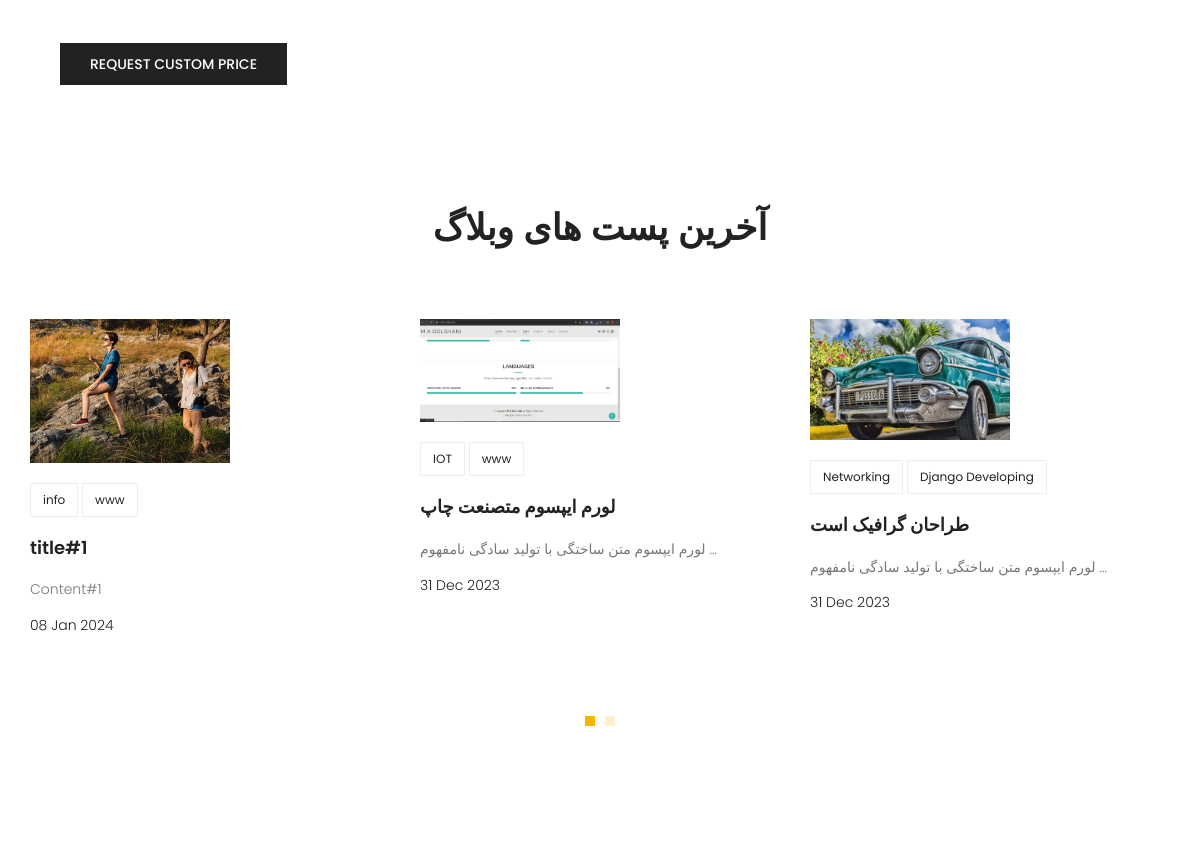
The app's page / (middle part), older data.
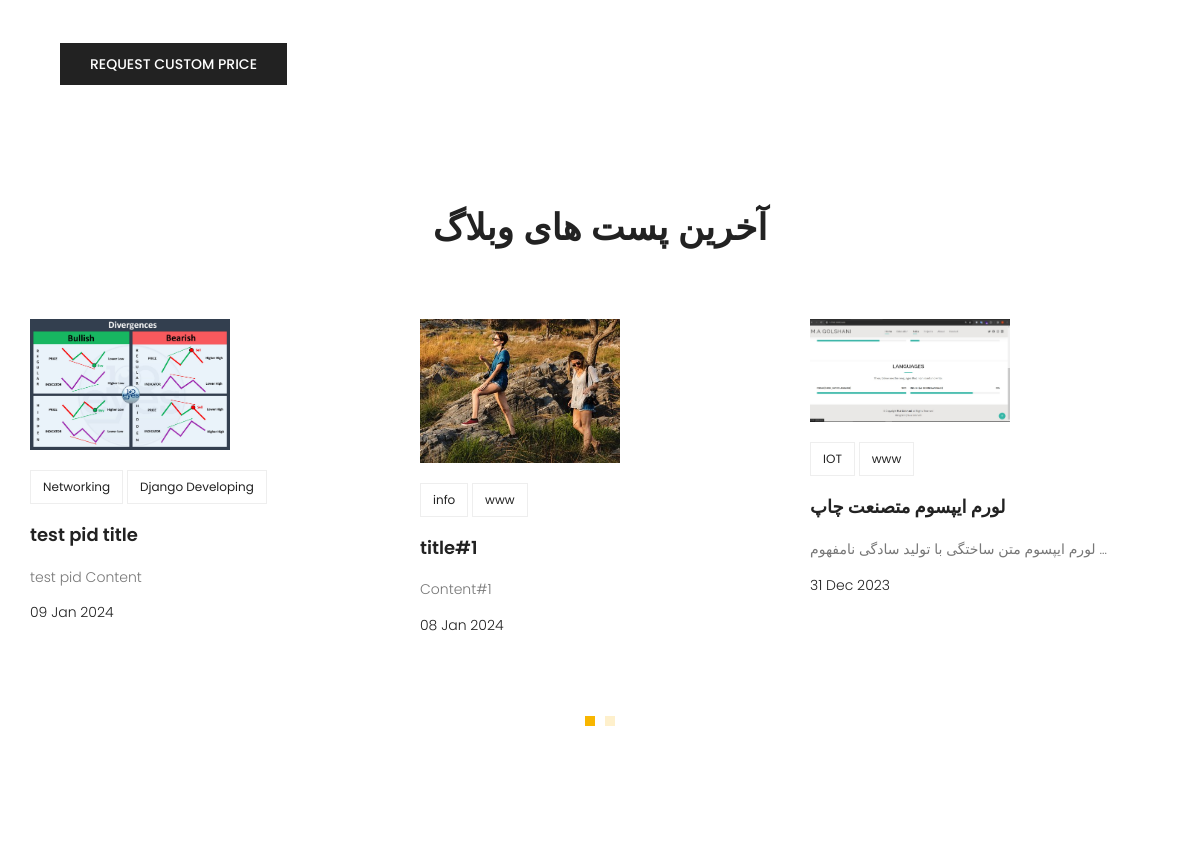
The same page, newer data.
### blog/models.py (models this page shows, shortened)
class Post(models.Model):
    image = models.ImageField(default='blog/defaults.jpg')
    author = models.ForeignKey(User, null=True, on_delete=models.SET_NULL)
    title = models.CharField(max_length=255)
    content = models.TextField()
    category = models.ManyToManyField(Category)
    counted_views = models.IntegerField(default=0)
    status = models.BooleanField(default=False)
    published_date = models.DateTimeField(null=True)
    created_date = models.DateTimeField(auto_now_add=True)
    updated_date = models.DateTimeField(auto_now=True)
    class Meta:
        ordering = ["-created_date"]

class Category(models.Model):
    name = models.CharField(max_length=255)
    def __str__(self):
        return self.name

### website/views.py (the view)
# urls.py: path('', home_view, name='index'),
def home_view(request):
    return render(request, 'website/index.html')

### blog/templatetags/blog_tag.py (called while the page is built)
@register.inclusion_tag('website/website-latest-posts.html')
def latest_post_bottom(num=6):
    current_time = timezone.now()
    posts = Post.objects.filter(status=1, published_date__lte=current_time).order_by('-published_date')[:num]
    return {'posts': posts}

### templates/website/index.html (shortened to what this page needs)
{% extends "base.html" %}
{% load blog_tag %}
{% load static %}
{% block content %}
			<section class="home-about-area">
				<div class="container-fluid">
					<div class="row align-items-center justify-content-end">
						<div class="col-lg-6 col-md-12 home-about-left">
							<p>
							</p>
							<a href="#" class="primary-btn text-uppercase">request custom price</a>
						</div>
					</div>
				</div>
			</section>
            {% latest_post_bottom %}
{% endblock content%}

### templates/website/website-latest-posts.html
{% load static %}
<section class="recent-blog-area section-gap">
				<div class="container">
					<div class="row d-flex justify-content-center">
						<div class="menu-content pb-60 col-lg-9">
							<div class="title text-center">
								<h1 class="mb-10">آخرین پست های وبلاگ</h1>
							</div>
						</div>
					</div>
					<div class="row">
						<div class="active-recent-blog-carusel">
                            {% for post in posts %}
							<div class="single-recent-blog-post item">
								<div class="thumb">
                                    <a href="{% url 'blog:single' pid=post.id %}"><img class="img-fluid-bottom" src="{{ post.image.url }}" alt=""></a>
								</div>
								<div class="details">
									<div class="tags">
										<ul>
                                            {% for cat in post.category.all %}
											<li>
												<a href="{%  url 'blog:category' cat_name=cat %}">{{ cat }}</a>
											</li>
                                                {% endfor %}
										</ul>
									</div>
									<a href="{% url 'blog:single' pid=post.id %}"><h4 class="title">{{ post.title }}</h4></a>
									<p>
										{{ post.content| truncatewords:8 }}
									</p>
									<h6 class="date">{{ post.published_date| date:"d M Y" }}</h6>
								</div>
							</div>
                            {% endfor %}
						</div>
					</div>
				</div>
			</section>

Row changes from the older to the newer data that the page shows:
no longer on this page (row edited): Post: image (picture), title "طراحان گرافیک است", content "لورم ایپسوم متن ساختگی با تولید سادگی نامفهوم …", published_date "31 Dec 2023", Category (name "Networking"), Category (name "Django Developing")
now on this page (row edited): Post: image (picture), title "test pid title", content "test pid Content", published_date "09 Jan 2024", Category (name "Networking"), Category (name "Django Developing")
